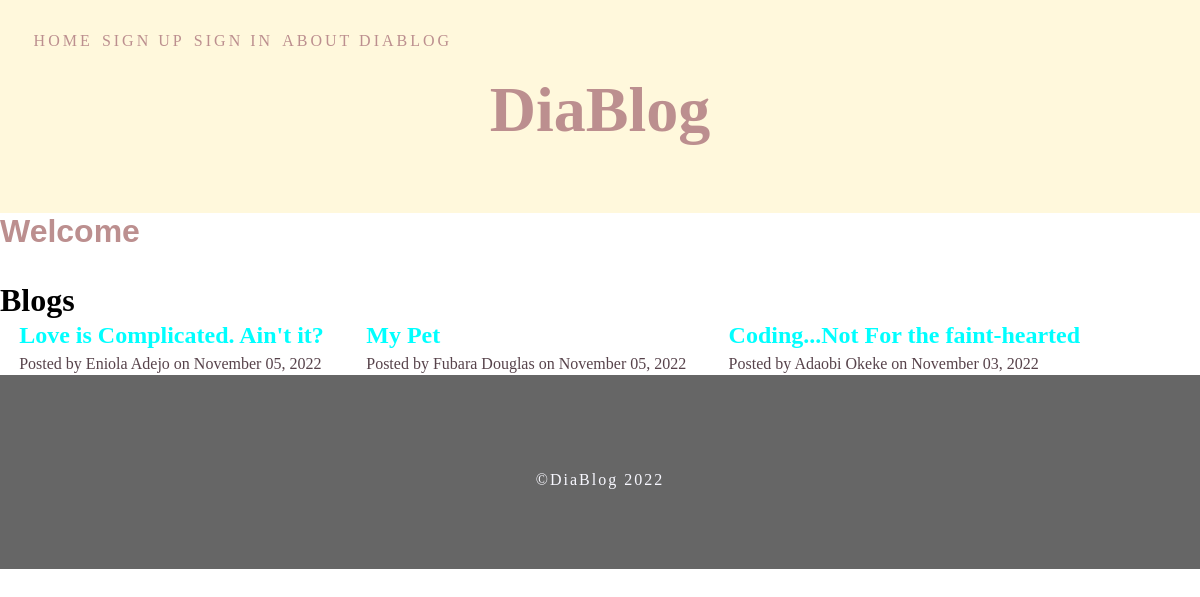
The page / on the database its author committed.
### app.py (models this page shows, shortened)
class Blogpost(db.Model):
    id = db.Column(db.Integer(), primary_key=True)
    title = db.Column(db.String(50), nullable=False, unique=True)
    author = db.Column(db.String(30), nullable=False)
    content = db.Column(db.Text(), nullable=False)
    date_created = db.Column(db.DateTime(), nullable=False, default=datetime.utcnow())
    user_id = db.Column(db.Integer, db.ForeignKey('user.id'))

### app.py (the view)
@app.route('/')
def index():
    posts = Blogpost.query.order_by(Blogpost.date_created.desc()).all()
    return render_template('index.html', posts=posts)

### templates/index.html (shortened to what this page needs)
{% extends 'base.html' %}
{% block content %}
{% if current_user.is_authenticated %}
    <h3 class="head">Welcome {{ current_user.username }}</h3>
{% else %}
    <h3 class="head">Welcome</h3>
{% endif %}
<span class="title"><h4>Blogs</h4></span>
    <div class="content">
        {% for post in posts %}
            <div class="container">
                <div class="blog-title">
                    <a href="{{url_for('blog', blog_id=post.id)}}">
                        <h2>{{ post.title }}</h2>
                    </a>
                </div>
                <p>Posted by {{ post.author }} on {{ post.date_created.strftime('%B %d, %Y') }}</p>
            </div>
        {% endfor %}
    </div>
{% endblock content %}

### templates/base.html (shortened to what this page needs)
<!DOCTYPE html>
<html lang="en">
<head>
    <link rel="stylesheet" href="{{url_for('static', filename='css/main.css')}}">
</head>
<body>
    <header>
        <nav class="navbar">
            <div class="container">
                <div class="navbar-brand">
                    <div class="navbar-nav">
                            {% if current_user.is_authenticated %}
                                <a href="{{url_for('index')}}">Home</a>
                                <a href="{{url_for('about')}}">About DiaBlog</a>
                                <a href="{{url_for('contact')}}">Contact Us</a>
                                <a href="{{url_for('logout')}}">Log Out</a>
                            {% else %}
                                <a href="{{url_for('index')}}">Home</a>
                                <a href="{{url_for('register')}}">Sign Up</a>
                                <a href="{{url_for('login')}}">Sign In</a>
                                <a href="{{url_for('about')}}">About DiaBlog</a>
                            {% endif %}
                    </div>
                </div>
            </div>
        </nav>
        <div class="banner">
            <div class="container">
                <div class="banner-title">
                    <h1>
                        <span>DiaBlog</span>
                    </h1>
                </div>
            </div>
        </div>
    </header>
        {% block content %}
        {% endblock content %}
    <footer>
        <p>
            &copy;DiaBlog
        </p>
    </footer>
</body>
</html>

### static/css/main.css (style rules this page uses)
* { padding: 0; margin: 0; font-family: cursive; }
.content { line-height: 1.4; color: beige; padding: 0; justify-content: center }
.container { max-width: 1320px; height: 0 auto; margin: 0 1.2rem; justify-content: center; align-items: center; display: inline-block; }
.head { font-family: 'Franklin Gothic Medium', 'Arial Narrow', Arial, sans-serif; font-size: 2rem; color: rosybrown; margin-bottom: 2rem; }
header { background: cornsilk; display: flex; flex-direction: column; justify-content: stretch; }
.navbar { padding: 0.8rem; }
.navbar-brand { color: rosybrown; font-size: 1rem; display: block; text-align: center; text-decoration: none; font-family: Verdana; letter-spacing: 2px; }
.navbar-nav { padding: 0.8rem 0 0.2rem 0; text-align: center; }
.navbar-nav a { text-transform: uppercase; letter-spacing: 1px; font-weight: 500; color: rosybrown; text-decoration: none; display: inline-block; padding: 0.4rem 0.1rem; letter-spacing: 3px; transition: opacity 0.5s ease; }
.banner { align-items: center; justify-content: center; text-align: center; color: rosybrown; }
.banner-title { font-size: 2rem; line-height: 1.2; margin-bottom: 4rem; }
.title { color: #000; font-size: 2rem; font-weight: bolder; }
.content p { color: rgb(87, 67, 75); }
.blog-title a { text-decoration: none; color: aqua; cursor: pointer; }
footer { background: rgba(0, 0, 0, 0.6); color: ghostwhite; text-align: center; padding: 5rem 0; }
footer p { margin-top: 1rem; letter-spacing: 2px; display: block; }

### rows shown on the page
Blogpost: title "Love is Complicated. Ain't it?", author "Eniola Adejo", date_created "November 05, 2022"
Blogpost: title "My Pet", author "Fubara Douglas", date_created "November 05, 2022"
Blogpost: title "Coding...Not For the faint-hearted", author "Adaobi Okeke", date_created "November 03, 2022"
